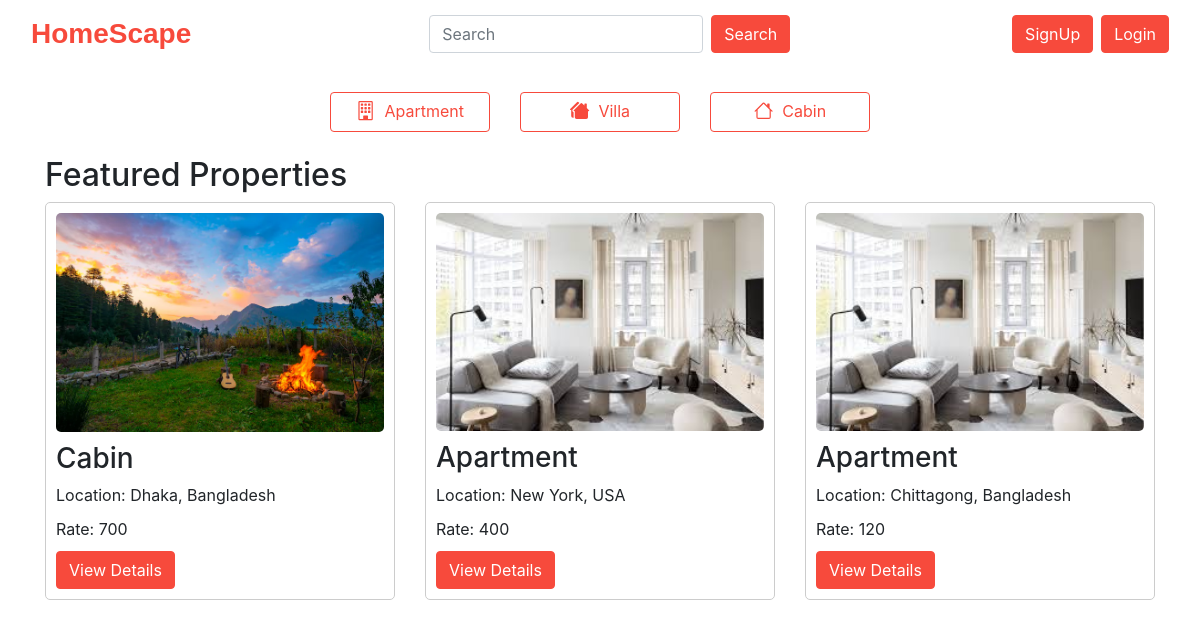
Before: / with the older database file.
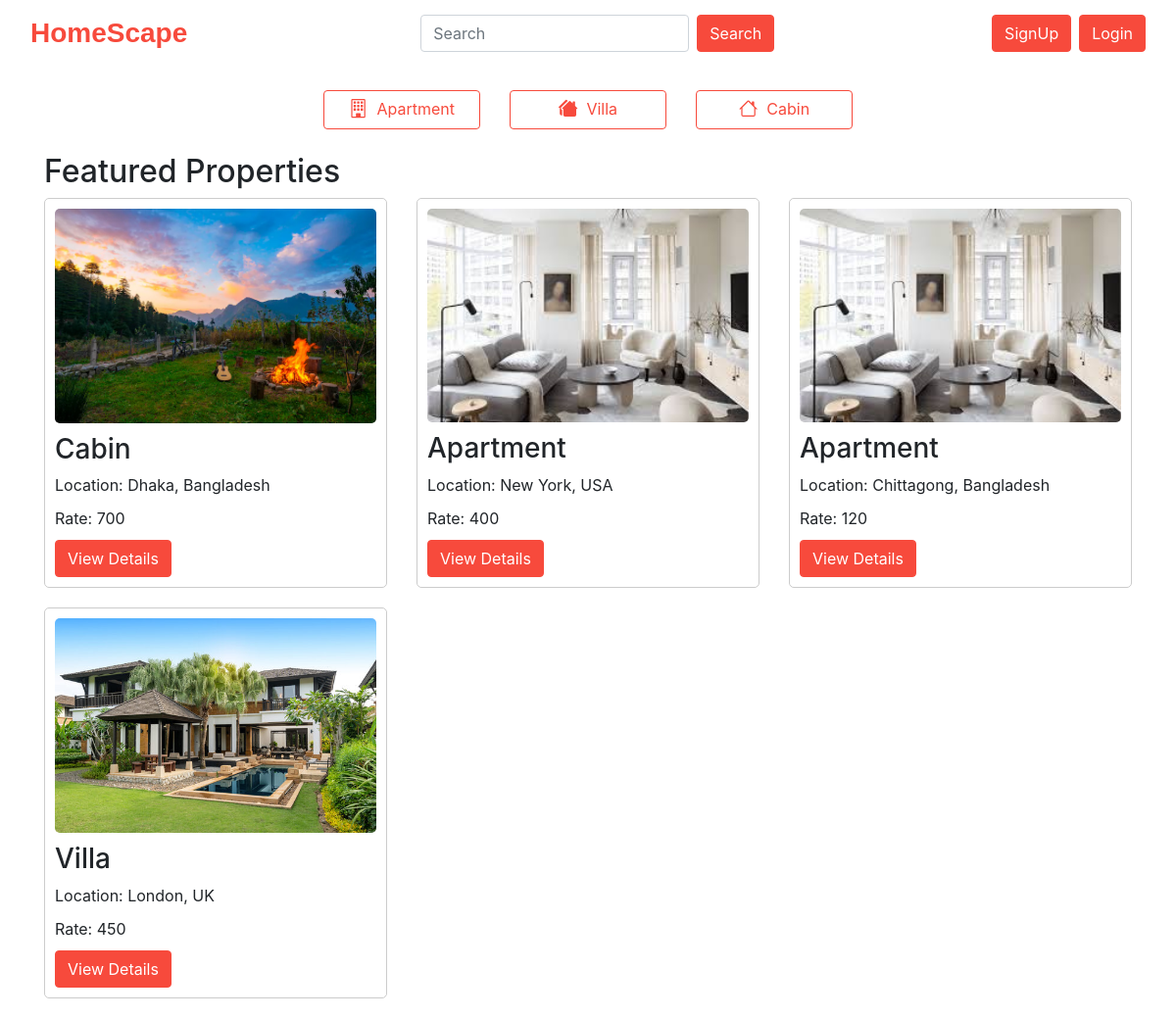
After: the same page with the newer database file.
### home/models.py (models this page shows)
class PropertyDetails(models.Model):
    ownwer_email = models.CharField(max_length=50)
    p_id = models.CharField(max_length=50, primary_key = True)
    property_name = models.CharField(max_length=50)
    country = models.CharField(max_length=50)
    city = models.CharField(max_length=50)
    det_loc = models.CharField(max_length=50)
    property_name = models.CharField(max_length=50)
    guest_num = models.IntegerField(default = 0)
    price = models.IntegerField()
    types = models.CharField(max_length=50)
    view = models.CharField(max_length=50)
    bed = models.CharField(max_length=50)
    common_space = models.CharField(max_length=50)
    tv = models.BooleanField()
    smoking = models.BooleanField()
    air_condition = models.BooleanField()
    bathroom = models.BooleanField()
    water_heater = models.BooleanField()
    parking = models.BooleanField()
    wifi = models.BooleanField()
    breakfast = models.BooleanField()
    verified = models.BooleanField(default = False)
    p_image1 = models.ImageField(null= True, upload_to='images/')
    p_image2 = models.ImageField(null= True, upload_to='images/')
    p_image3 = models.ImageField(null= True, upload_to='images/')
    p_image4 = models.ImageField(null= True, upload_to='images/')
    document = models.BooleanField(default = False)
    doc1 = models.FileField(upload_to='documents/')
    doc2 = models.FileField(upload_to='documents/')
    doc3 = models.FileField(upload_to='documents/')
    video = models.FileField(upload_to='videos/')
    voucher = models.IntegerField(default = 0)
    income = models.IntegerField(default = 0)

### home/views.py (the view)
# urls.py: path('', views.index, name = 'home'),
def index(request):
    if request.method == "POST":
        search = request.POST.get('search')
        types = request.POST.get('types')
        if search == None:
            search = l1[0]
        else:
            l1[0] = search
        place = search
        if len(search) == 0 and types == None:
            properties = PropertyDetails.objects.all()
        elif len(search) == 0 and types != None:
            properties = PropertyDetails.objects.filter(types__icontains=types)
            error = f'No {types} is enlisted'
        elif len(search) != 0 and types != None:
            search = search.replace(' ', '').lower()
            properties = PropertyDetails.objects.annotate(country_normalized=Func(Lower('country'), V(' '), V(''),
            function='replace'), city_normalized=Func(Lower('city'), V(' '), V(''), function='replace'),).filter(
            Q(country_normalized__icontains=search) | Q(city_normalized__icontains=search),
            types__icontains=types)
            if len(properties) != 0 and properties[0].city.lower().replace(' ','') == search:
                place = properties[0].city
                l1[0] = place
            elif len(properties) != 0:
                place = properties[0].country
                l1[0] = place
            error = f'{types}s can\'t be found in {place}'
            if len(properties) != 0:
                messages.success(request,f'{types}s in {place}')
        elif len(search) != 0 and types == None:
            search = search.lower().replace(' ', '')
            properties = PropertyDetails.objects.annotate(country_normalized=Func(Lower('country'), V(' '), V(''),
            function='replace'), city_normalized=Func(Lower('city'), V(' '), V(''), function='replace'),).filter(
            Q(country_normalized__icontains=search) | Q(city_normalized__icontains=search))
            print(properties)
            if len(properties) != 0 and properties[0].city.lower().replace(' ','') == search:
                place = properties[0].city
                l1[0] = place
            elif len(properties) != 0:
                place = properties[0].country
                l1[0] = place
            error = f'{place} can\'t be found'
        if len(properties) == 0:
            messages.error(request,error)
            properties = PropertyDetails.objects.all()
    else:
        place = ''
        properties = PropertyDetails.objects.all()
    return render(request, 'index.html',{'properties': properties, 'place':place})

### templates/index.html (shortened to what this page needs)
<!DOCTYPE html>
<html lang="en">
<head>
<link rel="stylesheet" href="https://cdn.jsdelivr.net/npm/bootstrap@4.5.3/dist/css/bootstrap.min.css"
integrity="sha384-TX8t27EcRE3e/ihU7zmQxVncDAy5uIKz4rEkgIXeMed4M0jlfIDPvg6uqKI2xXr2">
</head>
<body>
<nav class="navbar navbar-expand-lg bg-body-tertiary">
  <div class="container-fluid">
    <a class="navbar-brand" href="">HomeScape</a>
    <div class="collapse navbar-collapse" id="navbarSupportedContent">
      <form class="form-inline my-2 my-lg-0 mx-auto" method = 'POST' action = '/'>
        <input class="form-control mr-2" type="search" placeholder="Search" aria-label="Search"
        value = "{{ place }}" name = 'search' id = 'search'>
        <button class="btn btn-search my-2 my-sm-0" type="submit">Search</button>
      </form>
      <a class="btn btn-search my-2 my-sm-0" href="/signup" role="button">SignUp</a>
      <a class="btn btn-search my-2 my-sm-0 ml-2" href="/login" role="button">Login</a>
    </div>
  </div>
</nav>
<div class="container mt-4">
  <div class="row justify-content-center align-items-center">
    <div class="col-md-2">
      <form method = 'POST' action = '/'>
        <button type="submit" class="btn btn-light btn-block">
          Apartment
        </button>
      </form>
    </div>
    <div class="col-md-2">
      <form method = 'POST' action = '/'>
        <button type="submit" class="btn btn-light btn-block">
          Villa
        </button>
      </form>
    </div>
    <div class="col-md-2">
      <form method = 'POST' action = '/'>
        <button type="submit" class="btn btn-light btn-block">
          Cabin
        </button>
      </form>
    </div>
  </div>
</div>
<div class="container mt-4">
  <h2>Featured Properties</h2>
  <div class="row">
    {% for property in properties %}
    {% if property.verified %}
    <div class="col-md-4">
      <div class="property-card">
        <img src="{{ property.p_image1.url }}" alt="{{ property.types }}">
        <h3>{{property.types}}</h3>
        <p>Location: {{ property.city }}, {{property.country}}</p>
        <p>Rate: {{property.price}}</p>
        <a href="/property_det/{{ property.p_id }}/" class="btn btn-search my-2 my-sm-0">View Details</a>
      </div>
    </div>
    {% endif %}
    {% endfor %}
  </div>
</div>
</body>
</html>

### templates/index.html (style rules this page uses)
.navbar-brand { font-size: 28px; font-weight: bold; color: rgb(247, 74, 60); font-family: Tahoma, sans-serif; }
.btn-search { background-color: rgb(247, 74, 60); border-color: rgb(247, 74, 60); color: white; }
.form-control { color: black; }
.property-card { margin-bottom: 20px; border: 1px solid #ccc; padding: 10px; border-radius: 5px; }
.property-card img { width: 100%; border-radius: 5px; }
.property-card h3 { margin-top: 10px; }
.property-card p { margin-bottom: 10px; }
.btn-light { border-color: rgb(247, 74, 60); color: rgb(247, 74, 60); background-color: white; }

Changed rows visible on the page:
added PropertyDetails: p_image1 (picture), types "Villa", city "London", country "UK", price "450"
